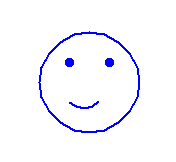

This figure's Python source:
"""
   笑脸.py
"""
import turtle

def draw_circle(pos,radius):
    """以pos为中心点画圆"""    
    turtle.penup()
    turtle.goto(pos)
    turtle.fd(radius)
    turtle.left(90)
    turtle.pendown()
    turtle.circle(radius)
    turtle.penup()
    turtle.right(90)
    turtle.bk(radius)    
    
turtle.color('blue')
turtle.pensize(2)

draw_circle((0,0),50)  # 以原点为中心画半径为50的圆
turtle.goto(-20,20)
turtle.dot(10)         # 这个点代表眼睛
turtle.goto(20,20)
turtle.dot(10)         # 这个点代表眼睛
turtle.goto(-20,-20)
turtle.right(45)
turtle.pendown()
turtle.circle(20,95)   # 这个弧代表嘴巴
turtle.ht()
turtle.done()
